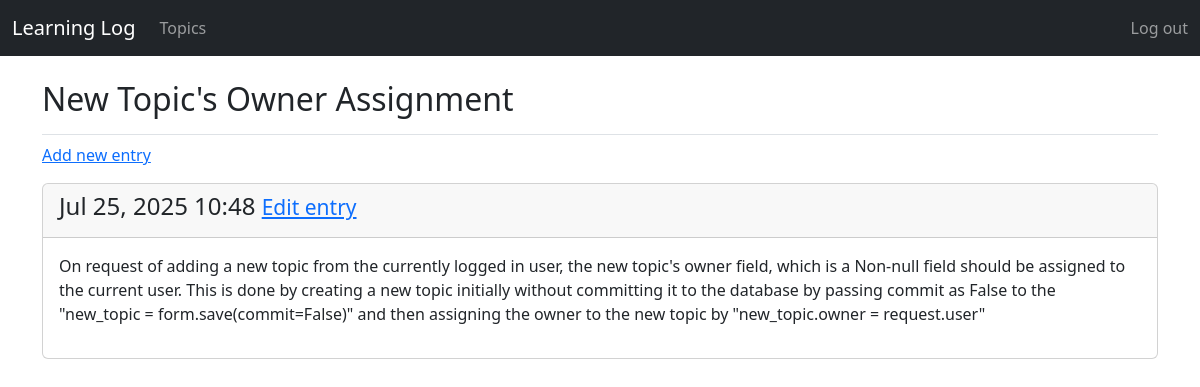
Page /topics/7/ (signed in) on the committed database.
### learning_logs/models.py (models this page shows, shortened)
class Topic(models.Model):
    text = models.CharField(max_length=200)
    date_added = models.DateTimeField(auto_now_add=True)
    owner = models.ForeignKey(User, on_delete=models.CASCADE) # 2. Add the owner field
    def __str__(self):
        return self.text

class Entry(models.Model):
    topic = models.ForeignKey(Topic, on_delete=models.CASCADE)
    """ on_delete=models.CASCADE means that if the related Topic instance is deleted,
    all related Entry instances will also be deleted."""
    text = models.TextField()
    date_added = models.DateTimeField(auto_now_add=True)
    class Meta:
        verbose_name_plural = 'entries'

### learning_logs/views.py (the view)
# urls.py: path('topics/<int:topic_id>/', views.topic, name='topic'),
@login_required
def topic(request, topic_id):
    topic = get_object_or_404(Topic, id=topic_id, owner=request.user)
    entries = topic.entry_set.order_by('-date_added')
    context = {'topic': topic, 'entries': entries}
    return render(request, 'learning_logs/topic.html', context)

### learning_logs/templates/learning_logs/topic.html
{% extends "learning_logs/base.html" %}
{% block page_header %}
  <h2>{{ topic }}</h2>
{% endblock page_header %}
{% block content %}
  <p>
    <a href="{% url 'learning_logs:new_entry' topic.id %}">Add new entry</a>
  </p>
  {% for entry in entries %}
    <div class="card mb-3">
      <div class="card-header">
        <h4 class="card-title">
          {{ entry.date_added|date:'M d, Y H:i' }}
          <small><a href="{% url 'learning_logs:edit_entry' entry.id %}"> Edit entry</a></small>
        </h4>
      </div>
      <div class="card-body">
        {{ entry.text|linebreaks }}
      </div>
    </div>
  {% empty %}
    <p>There are no entries for this topic yet.</p>
  {% endfor %}
{% endblock content %}

### rows in the picture
Topic: text "New Topic's Owner Assignment"
Entry: date_added "Jul 25, 2025 10:48", text "On request of adding a new topic from the currently logged in user, the new topic's owner field, which is a Non-null field should be assigned to the current user. This is done by creating a new topic initially without committing it to the database by passing commit as False to the \"new_topic = form.save(commit=False)\" and then assigning the owner to the new topic by \"new_topic.owner = request.user\""
